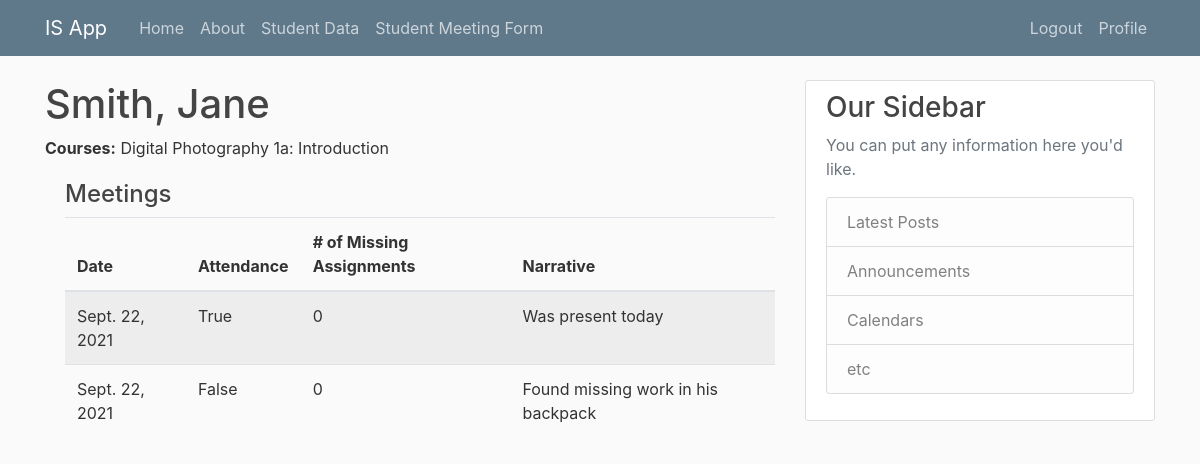
The app's page /student/2 (signed in), older data.
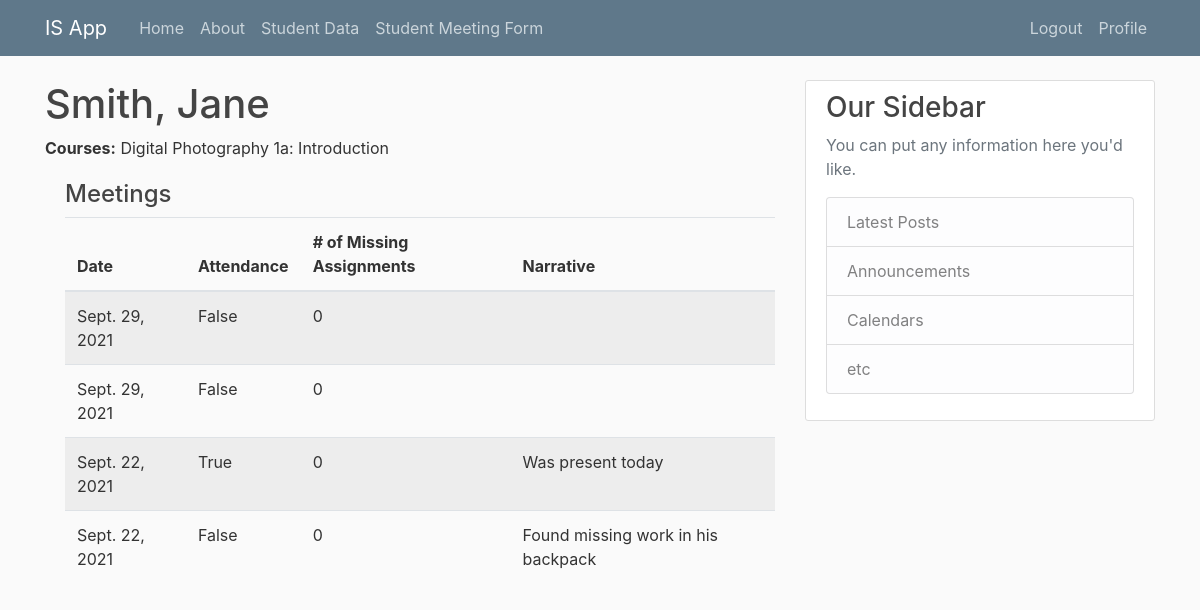
The same page, newer data.
### checkin/models.py (models this page shows, shortened)
class StudentMeeting(models.Model):
    instructor = models.ForeignKey(User, on_delete=models.PROTECT, null=True, blank=True, default='')
    student = models.ForeignKey(Student, help_text="Student Name.", on_delete=models.CASCADE, null=True)
    appointment_date = models.DateField("Date", default=timezone.now)
    attended_meeting = models.BooleanField()
    missing_work_amount = models.IntegerField(default=0)
    narrative = models.TextField(blank=True, default='')

### checkin/views.py (the view)
# urls.py: path('student/<int:pk>', login_required(views.StudentDetailView.as_view()), name='checkin-student-detail'),
class StudentDetailView(generic.DetailView):
    model = Student

### checkin/models.py (called while the page is built)
    def __str__(self):
        return f'{self.course_name}'

### checkin/templates/checkin/student_detail.html
{% extends "checkin/base.html" %}
{% block content %}
<h1>{{ student.last_name }}, {{ student.first_name }}</h1>
<p><strong>Courses:</strong> {{ student.course.all|join:", " }}</p>
<div style="margin-left:20px;margin-top:20px">
    <h4>Meetings</h4>
    <table class="table table-striped">
        <thead>
            <tr>
                <th>Date</th>
                <th>Attendance</th>
                <th># of Missing Assignments</th>
                <th>Narrative</th>
            </tr>
        </thead>
        <tbody>
        {% for meeting in student.studentmeeting_set.all reversed %}
            <tr>
                <td>{{ meeting.appointment_date }}</td>
                <td>{{ meeting.attended_meeting }}</td>
                <td>{{ meeting.missing_work_amount }}</td>
                <td>{{ meeting.narrative }}</td>
            </tr>
        {% endfor %}
        </tbody>
    </table>
  </div>
{% endblock content %}

Row changes from the older to the newer data that the page shows:
added StudentMeeting: appointment_date "Sept. 29, 2021", attended_meeting "False", missing_work_amount "0"
added StudentMeeting: appointment_date "Sept. 29, 2021", attended_meeting "False", missing_work_amount "0"
